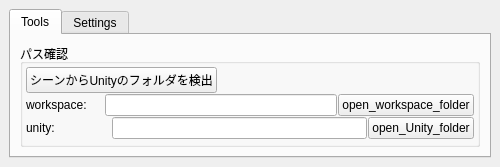
<?xml version="1.0" encoding="UTF-8"?>
<ui version="4.0">
 <class>MainWindow</class>
 <widget class="QMainWindow" name="MainWindow">
  <property name="geometry">
   <rect>
    <x>0</x>
    <y>0</y>
    <width>500</width>
    <height>158</height>
   </rect>
  </property>
  <property name="windowTitle">
   <string>MainWindow</string>
  </property>
  <widget class="QWidget" name="centralwidget">
   <layout class="QVBoxLayout" name="verticalLayout">
    <item>
     <widget class="QTabWidget" name="tabWidget">
      <property name="minimumSize">
       <size>
        <width>482</width>
        <height>0</height>
       </size>
      </property>
      <property name="currentIndex">
       <number>0</number>
      </property>
      <widget class="QWidget" name="tab">
       <attribute name="title">
        <string>Tools</string>
       </attribute>
       <layout class="QVBoxLayout" name="verticalLayout_2">
        <item>
         <widget class="QGroupBox" name="groupBox_2">
          <property name="title">
           <string>パス確認</string>
          </property>
          <layout class="QVBoxLayout" name="verticalLayout_3">
           <property name="spacing">
            <number>1</number>
           </property>
           <property name="leftMargin">
            <number>3</number>
           </property>
           <property name="topMargin">
            <number>3</number>
           </property>
           <property name="rightMargin">
            <number>3</number>
           </property>
           <property name="bottomMargin">
            <number>3</number>
           </property>
           <item>
            <layout class="QHBoxLayout" name="horizontalLayout">
             <item>
              <widget class="QPushButton" name="get_unity_path_btn">
               <property name="text">
                <string>シーンからUnityのフォルダを検出</string>
               </property>
              </widget>
             </item>
             <item>
              <spacer name="horizontalSpacer">
               <property name="orientation">
                <enum>Qt::Horizontal</enum>
               </property>
               <property name="sizeHint" stdset="0">
                <size>
                 <width>40</width>
                 <height>20</height>
                </size>
               </property>
              </spacer>
             </item>
            </layout>
           </item>
           <item>
            <layout class="QHBoxLayout" name="horizontalLayout_3" stretch="1,3,1">
             <item>
              <widget class="QLabel" name="label">
               <property name="text">
                <string>workspace:</string>
               </property>
              </widget>
             </item>
             <item>
              <widget class="QLineEdit" name="workspace_folder_path_txt">
               <property name="readOnly">
                <bool>true</bool>
               </property>
              </widget>
             </item>
             <item>
              <widget class="QPushButton" name="open_workspace_folder_btn">
               <property name="text">
                <string>open_workspace_folder</string>
               </property>
              </widget>
             </item>
            </layout>
           </item>
           <item>
            <layout class="QHBoxLayout" name="horizontalLayout_2" stretch="1,3,1">
             <item>
              <widget class="QLabel" name="label_2">
               <property name="text">
                <string>unity:</string>
               </property>
              </widget>
             </item>
             <item>
              <widget class="QLineEdit" name="unity_folder_path_txt">
               <property name="readOnly">
                <bool>true</bool>
               </property>
              </widget>
             </item>
             <item>
              <widget class="QPushButton" name="open_unity_folder_btn">
               <property name="text">
                <string>open_Unity_folder</string>
               </property>
              </widget>
             </item>
            </layout>
           </item>
          </layout>
         </widget>
        </item>
       </layout>
      </widget>
      <widget class="QWidget" name="tab_2">
       <attribute name="title">
        <string>Settings</string>
       </attribute>
       <layout class="QVBoxLayout" name="verticalLayout_4">
        <item>
         <layout class="QHBoxLayout" name="horizontalLayout_6">
          <item>
           <widget class="QLabel" name="label_3">
            <property name="text">
             <string>Local__Wizard2Resources</string>
            </property>
           </widget>
          </item>
          <item>
           <widget class="QLineEdit" name="unity_resource_path_txt">
            <property name="toolTip">
             <string>&quot;_Wizard2Resources&quot;のフォルダを指定</string>
            </property>
            <property name="text">
             <string/>
            </property>
            <property name="readOnly">
             <bool>true</bool>
            </property>
           </widget>
          </item>
          <item>
           <widget class="QPushButton" name="get_local_wizard2Resources_btn">
            <property name="text">
             <string>取得</string>
            </property>
           </widget>
          </item>
         </layout>
        </item>
        <item>
         <spacer name="verticalSpacer">
          <property name="orientation">
           <enum>Qt::Vertical</enum>
          </property>
          <property name="sizeHint" stdset="0">
           <size>
            <width>20</width>
            <height>40</height>
           </size>
          </property>
         </spacer>
        </item>
       </layout>
      </widget>
     </widget>
    </item>
   </layout>
  </widget>
 </widget>
 <resources/>
 <connections/>
</ui>
